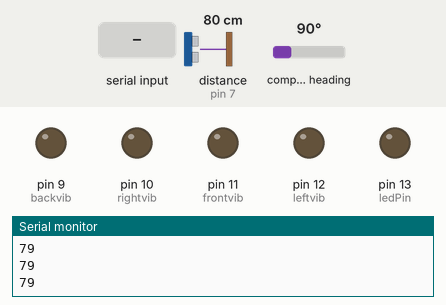
Recording of a sketch running on a simulated Arduino Uno, built with avr-gcc and run on an emulated ATmega328P. On the bench: output pins drawn as LEDs (lit = HIGH), the last lines printed to the serial monitor. Wiring (inferred from the names in the program): ultrasonic range finder: trigger pin 8; echo pin 7. The test bench sets the inputs (shaded band); at power-on: distance to the obstacle (sensor on pin 7) 80 cm, compass heading 90°. The echo pulse lasts 58.3 µs per cm; pins used as bus, display or sensor lines are not drawn.

Above: at 1.3 s.
1.4 s: "<F>" received over Serial
At 1.7 s:
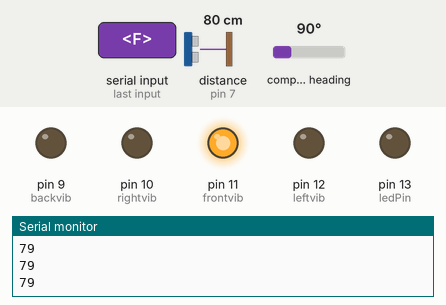
2.9 s: byte 82 ('R') received over Serial
At 4.0 s:
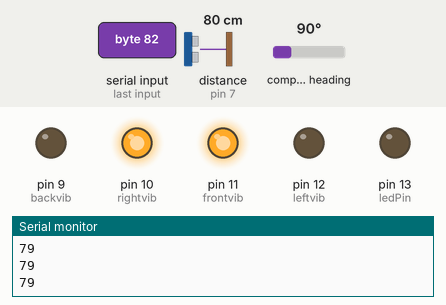
4.4 s: byte 66 ('B') received over Serial
At 5.1 s:
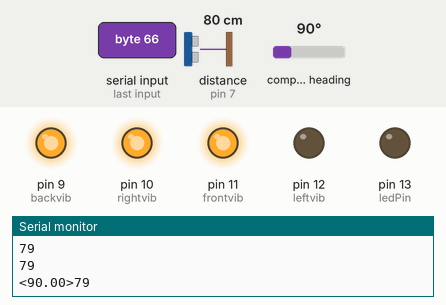
5.9 s: distance to the obstacle (sensor on pin 7) set to 2 cm
At 7.1 s:
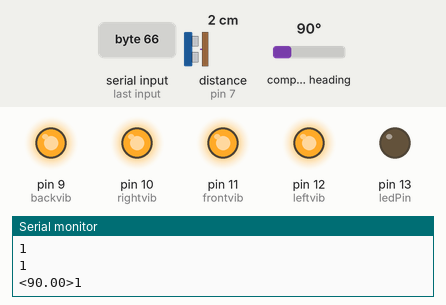
7.4 s: byte 102 ('f') received over Serial
At 8.6 s:
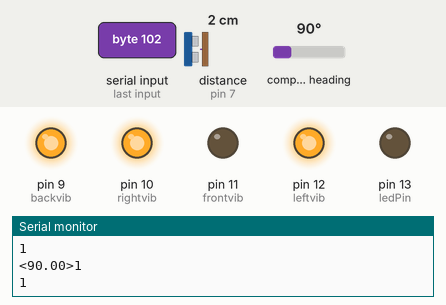
10.4 s: byte 108 ('l') received over Serial
At 12.6 s:
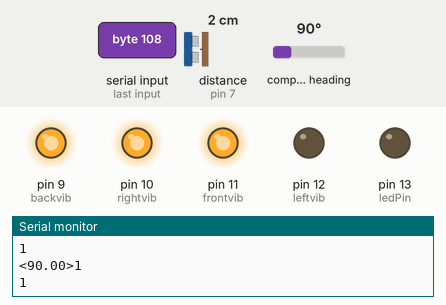
Timing chart, 0 to 12.9 s (numbered marks = the images above; inputs shaded):
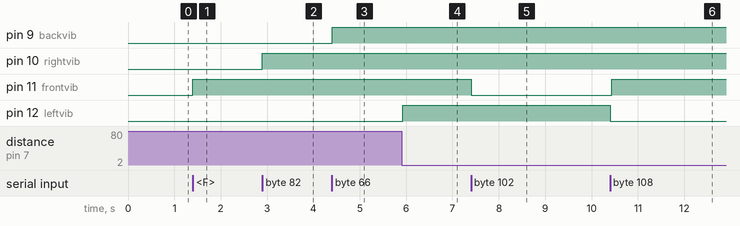

Measured:
- after the input at 1.4 s, pin 11 (frontvib): LOW → HIGH at once
- after the input at 2.9 s, pin 10 (rightvib): LOW → HIGH at once
- after the input at 4.4 s, pin 9 (backvib): LOW → HIGH at once
- after the input at 5.9 s, pin 12 (leftvib): LOW → HIGH at once
- after the input at 7.4 s, pin 11 (frontvib): HIGH → LOW at once
- after the input at 10.4 s, pin 11 (frontvib): LOW → HIGH at once; pin 12 (leftvib): HIGH → LOW at once

The sketch:

GuidingHat.ino
```cpp
#include <Wire.h>
#include <Adafruit_Sensor.h>
#include <Adafruit_HMC5883_U.h>

/* Assign a unique ID to this sensor at the same time */
Adafruit_HMC5883_Unified mag = Adafruit_HMC5883_Unified(12345);

#define ledPin 13  // use the built in LED on pin 13 of the Uno
char state = 0;
int flag = 0;        // make sure that you return the state only once
int usflag=0;       //flag for ultrasonic sensor
#define echoPin 7 // Echo Pin
#define trigPin 8 // Trigger Pin
#define frontvib 11 //front vibrator pin
#define leftvib 12 //left vibrator pin
#define rightvib 10 //right vibrator pin
#define backvib 9 //back vibrator pin
#define maximumRange 400 // Maximum range needed
#define minimumRange 0 // Minimum range needed
long duration, distance; // Duration used to calculate distance
long previousMillis = 0,previousMillisUs = 0;
long interval = 500, intervalUs = 50;

void setup() {
    // sets the pins as outputs:
    pinMode(ledPin, OUTPUT);
    digitalWrite(ledPin, LOW);
    pinMode(frontvib, OUTPUT);
    digitalWrite(frontvib, LOW);
    pinMode(leftvib, OUTPUT);
    digitalWrite(leftvib, LOW);
    pinMode(rightvib, OUTPUT);
    digitalWrite(rightvib, LOW);
    pinMode(backvib, OUTPUT);
    digitalWrite(backvib, LOW);
    pinMode(trigPin, OUTPUT);
    pinMode(echoPin, INPUT);
    Serial.begin(9600); // Default baud rate
    delay(100);
    mag.begin();
}
void ultrasonic()
{
 /* The following trigPin/echoPin cycle is used to determine the
 distance of the nearest object by bouncing soundwaves off of it. */
 digitalWrite(trigPin, LOW);
 delayMicroseconds(2);

 digitalWrite(trigPin, HIGH);
 delayMicroseconds(10);

 digitalWrite(trigPin, LOW);
 duration = pulseIn(echoPin, HIGH);

 //Calculate the distance (in cm) based on the speed of sound.
 distance = duration/58.2;

 if (distance >= maximumRange || distance <= minimumRange){
 /* Send a negative number to computer and Turn LED ON
 to indicate "out of range" */
 Serial.println("-1");
 }
 else {
 /* Send the distance to the computer using Serial protocol, and
 turn LED OFF to indicate successful reading. */
 Serial.println(distance);
 if(distance<15)
 {
        digitalWrite(11, HIGH);
        digitalWrite(12, HIGH);
        digitalWrite(10, HIGH);
        digitalWrite(9, HIGH);
        usflag=1;
 }
 else if(usflag==1)
 {
        digitalWrite(11, LOW);
        digitalWrite(12, LOW);
        digitalWrite(10, LOW);
        digitalWrite(9, LOW);
        usflag=0;
 }

 }
}


 void magnetometer()
 {
     /* Get a new sensor event */
  sensors_event_t event;
  mag.getEvent(&event);

  /* Display the results (magnetic vector values are in micro-Tesla (uT)) */
 // Serial.print("X: "); Serial.print(event.magnetic.x); Serial.print("  ");
 // Serial.print("Y: "); Serial.print(event.magnetic.y); Serial.print("  ");
 // Serial.print("Z: "); Serial.print(event.magnetic.z); Serial.print("  ");Serial.println("uT");

  // Hold the module so that Z is pointing 'up' and you can measure the heading with x&y
  // Calculate heading when the magnetometer is level, then correct for signs of axis.
  float heading = atan2(event.magnetic.y, event.magnetic.x);

  //  float declinationAngle = 0.22;
 // heading += declinationAngle;
  // Correct for when signs are reversed.
  if(heading < 0)
    heading += 2*PI;

  // Check for wrap due to addition of declination.
  if(heading > 2*PI)
    heading -= 2*PI;

  // Convert radians to degrees for readability.
  float headingDegrees = heading * 180/M_PI;

  //Serial.print("Heading (degrees): ");
  Serial.print('<');
  Serial.print(headingDegrees);
  Serial.print('>');
 }

 void bluetooth()
 {
       //if some data is sent, read it and save it in the state variable
    if(Serial.available() > 0){
      state = Serial.read();
      //flag to check if data is fresh
      flag=0;
    }
    // if the state is 0 the led will turn off
    if (state == '0') {
        digitalWrite(ledPin, LOW);
        digitalWrite(12, LOW);
        digitalWrite(11, LOW);
        digitalWrite(10, LOW);
        digitalWrite(9, LOW);
        if(flag == 0){
       //   Serial.println("LED: off");
          flag = 1;
        }
    }
    // if the state is 1 the led will turn on
    else if (state == '1') {
        digitalWrite(ledPin, HIGH);
        if(flag == 0){
       //   Serial.println("LED: on");
          flag = 1;
        }
    }
        else if (state == 'F') {
          digitalWrite(frontvib, HIGH);
          if(flag == 0){
          Serial.println("VIbrator: front vibrator on");
          flag = 1;
        }}
            else if (state == 'L') {
              digitalWrite(leftvib, HIGH);
          if(flag == 0){
          Serial.println("Vibrator: left vibrator on");
          flag = 1;
        }}
            else if (state == 'R') {
              digitalWrite(rightvib, HIGH);
          if(flag == 0){
          Serial.println("Vibrator: right vibrator on");
          flag = 1;
        }}
            else if (state == 'B') {
          if(flag == 0){
            digitalWrite(backvib, HIGH);
          Serial.println("Vibrator: back vibrator on");
          flag = 1;
        }}
           else if (state == 'f') {
           digitalWrite(frontvib, LOW);
          if(flag == 0){
         // Serial.println("Vibrator: front vibrator off");
          flag = 1;
        }}
           else if (state == 'l') {
          digitalWrite(leftvib, LOW);
          if(flag == 0){
        //  Serial.println("Vibrator: left vibrator off");
          flag = 1;
        }}
            else if (state == 'r') {
              digitalWrite(rightvib, LOW);
          if(flag == 0){
         // Serial.println("Vibrator: right vibrator off");
          flag = 1;
        }}
            else if (state == 'b') {
          if(flag == 0){
            digitalWrite(backvib, LOW);
        //  Serial.println("Vibrator: back vibrator off");
          flag = 1;
        }}
    }


void loop() {
  unsigned long currentMillis = millis();
  bluetooth();
  if(currentMillis - previousMillisUs > intervalUs) {
   previousMillisUs = currentMillis;
    ultrasonic();
  }
  if(currentMillis - previousMillis > interval) {
   previousMillis = currentMillis;
    magnetometer();
  }
}
```
